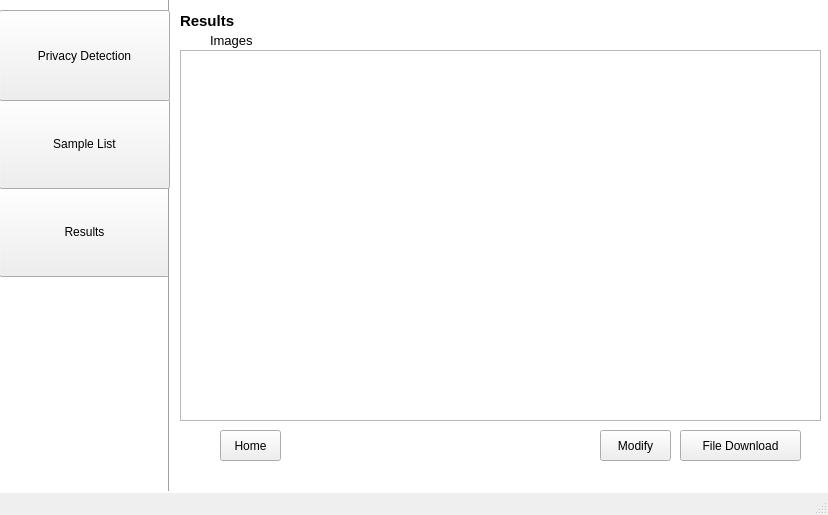
<?xml version="1.0" encoding="UTF-8"?>
<ui version="4.0">
 <class>MainWindow</class>
 <widget class="QMainWindow" name="MainWindow">
  <property name="geometry">
   <rect>
    <x>0</x>
    <y>0</y>
    <width>828</width>
    <height>515</height>
   </rect>
  </property>
  <property name="windowTitle">
   <string>MainWindow</string>
  </property>
  <widget class="QWidget" name="centralwidget">
   <widget class="QLabel" name="label">
    <property name="geometry">
     <rect>
      <x>-20</x>
      <y>-50</y>
      <width>851</width>
      <height>621</height>
     </rect>
    </property>
    <property name="font">
     <font>
      <pointsize>9</pointsize>
      <bold>false</bold>
     </font>
    </property>
    <property name="styleSheet">
     <string notr="true">background-color:white;</string>
    </property>
    <property name="text">
     <string/>
    </property>
   </widget>
   <widget class="QPushButton" name="pushButton_2">
    <property name="geometry">
     <rect>
      <x>-1</x>
      <y>186</y>
      <width>171</width>
      <height>91</height>
     </rect>
    </property>
    <property name="text">
     <string>Results</string>
    </property>
   </widget>
   <widget class="Line" name="line">
    <property name="geometry">
     <rect>
      <x>161</x>
      <y>-30</y>
      <width>16</width>
      <height>521</height>
     </rect>
    </property>
    <property name="styleSheet">
     <string notr="true">color:black;</string>
    </property>
    <property name="orientation">
     <enum>Qt::Vertical</enum>
    </property>
   </widget>
   <widget class="QLabel" name="label_2">
    <property name="geometry">
     <rect>
      <x>180</x>
      <y>10</y>
      <width>71</width>
      <height>21</height>
     </rect>
    </property>
    <property name="font">
     <font>
      <pointsize>11</pointsize>
      <bold>true</bold>
     </font>
    </property>
    <property name="text">
     <string>Results</string>
    </property>
   </widget>
   <widget class="QPushButton" name="pushButton_3">
    <property name="geometry">
     <rect>
      <x>220</x>
      <y>430</y>
      <width>61</width>
      <height>31</height>
     </rect>
    </property>
    <property name="text">
     <string>Home</string>
    </property>
   </widget>
   <widget class="QPushButton" name="pushButton_4">
    <property name="geometry">
     <rect>
      <x>680</x>
      <y>430</y>
      <width>121</width>
      <height>31</height>
     </rect>
    </property>
    <property name="text">
     <string>File Download</string>
    </property>
   </widget>
   <widget class="QLabel" name="label_3">
    <property name="geometry">
     <rect>
      <x>210</x>
      <y>30</y>
      <width>71</width>
      <height>21</height>
     </rect>
    </property>
    <property name="font">
     <font>
      <pointsize>10</pointsize>
      <bold>false</bold>
     </font>
    </property>
    <property name="text">
     <string>Images</string>
    </property>
   </widget>
   <widget class="QListView" name="listView">
    <property name="geometry">
     <rect>
      <x>180</x>
      <y>50</y>
      <width>641</width>
      <height>371</height>
     </rect>
    </property>
   </widget>
   <widget class="QPushButton" name="pushButton_6">
    <property name="geometry">
     <rect>
      <x>-1</x>
      <y>98</y>
      <width>171</width>
      <height>91</height>
     </rect>
    </property>
    <property name="text">
     <string>Sample List</string>
    </property>
   </widget>
   <widget class="QPushButton" name="pushButton_8">
    <property name="geometry">
     <rect>
      <x>-1</x>
      <y>10</y>
      <width>171</width>
      <height>91</height>
     </rect>
    </property>
    <property name="text">
     <string>Privacy Detection</string>
    </property>
   </widget>
   <widget class="QPushButton" name="pushButton_5">
    <property name="geometry">
     <rect>
      <x>600</x>
      <y>430</y>
      <width>71</width>
      <height>31</height>
     </rect>
    </property>
    <property name="text">
     <string>Modify</string>
    </property>
   </widget>
  </widget>
  <widget class="QMenuBar" name="menubar">
   <property name="geometry">
    <rect>
     <x>0</x>
     <y>0</y>
     <width>828</width>
     <height>22</height>
    </rect>
   </property>
  </widget>
  <widget class="QStatusBar" name="statusbar"/>
 </widget>
 <resources/>
 <connections/>
</ui>
